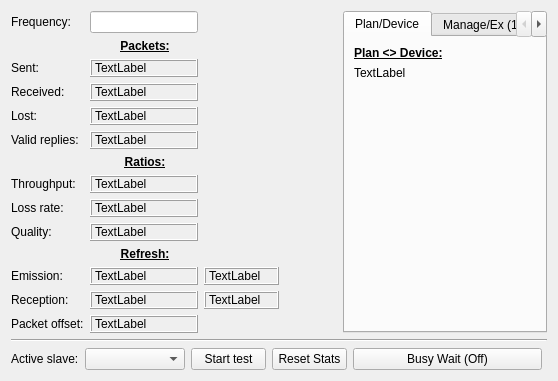
<?xml version="1.0" encoding="UTF-8"?>
<ui version="4.0">
 <class>W_CommTest</class>
 <widget class="QWidget" name="W_CommTest">
  <property name="geometry">
   <rect>
    <x>0</x>
    <y>0</y>
    <width>558</width>
    <height>369</height>
   </rect>
  </property>
  <property name="windowTitle">
   <string>Form</string>
  </property>
  <layout class="QVBoxLayout" name="verticalLayout">
   <item>
    <layout class="QHBoxLayout" name="horizontalLayout">
     <item>
      <layout class="QGridLayout" name="gridLayout_5" columnstretch="1,0,0">
       <item row="9" column="1">
        <widget class="QLabel" name="labelQuality">
         <property name="minimumSize">
          <size>
           <width>75</width>
           <height>0</height>
          </size>
         </property>
         <property name="maximumSize">
          <size>
           <width>16777215</width>
           <height>16777215</height>
          </size>
         </property>
         <property name="frameShape">
          <enum>QFrame::Box</enum>
         </property>
         <property name="frameShadow">
          <enum>QFrame::Raised</enum>
         </property>
         <property name="text">
          <string>TextLabel</string>
         </property>
        </widget>
       </item>
       <item row="4" column="1">
        <widget class="QLabel" name="labelLostPackets">
         <property name="minimumSize">
          <size>
           <width>75</width>
           <height>0</height>
          </size>
         </property>
         <property name="maximumSize">
          <size>
           <width>16777215</width>
           <height>16777215</height>
          </size>
         </property>
         <property name="frameShape">
          <enum>QFrame::Box</enum>
         </property>
         <property name="frameShadow">
          <enum>QFrame::Raised</enum>
         </property>
         <property name="text">
          <string>TextLabel</string>
         </property>
        </widget>
       </item>
       <item row="5" column="0">
        <widget class="QLabel" name="label_5">
         <property name="text">
          <string>Valid replies:</string>
         </property>
        </widget>
       </item>
       <item row="5" column="1">
        <widget class="QLabel" name="labelGoodPackets">
         <property name="minimumSize">
          <size>
           <width>75</width>
           <height>0</height>
          </size>
         </property>
         <property name="maximumSize">
          <size>
           <width>16777215</width>
           <height>16777215</height>
          </size>
         </property>
         <property name="frameShape">
          <enum>QFrame::Box</enum>
         </property>
         <property name="frameShadow">
          <enum>QFrame::Raised</enum>
         </property>
         <property name="text">
          <string>TextLabel</string>
         </property>
        </widget>
       </item>
       <item row="7" column="0">
        <widget class="QLabel" name="label_6">
         <property name="toolTip">
          <string>&lt;html&gt;&lt;head/&gt;&lt;body&gt;&lt;p&gt;Received/Sent&lt;/p&gt;&lt;/body&gt;&lt;/html&gt;</string>
         </property>
         <property name="text">
          <string>Throughput:</string>
         </property>
        </widget>
       </item>
       <item row="8" column="0">
        <widget class="QLabel" name="label_7">
         <property name="toolTip">
          <string>&lt;html&gt;&lt;head/&gt;&lt;body&gt;&lt;p&gt;Lost/Sent&lt;/p&gt;&lt;/body&gt;&lt;/html&gt;</string>
         </property>
         <property name="text">
          <string>Loss rate:</string>
         </property>
        </widget>
       </item>
       <item row="2" column="0">
        <widget class="QLabel" name="label_3">
         <property name="text">
          <string>Sent:</string>
         </property>
        </widget>
       </item>
       <item row="11" column="1">
        <widget class="QLabel" name="label_rrSend">
         <property name="minimumSize">
          <size>
           <width>75</width>
           <height>0</height>
          </size>
         </property>
         <property name="maximumSize">
          <size>
           <width>16777215</width>
           <height>16777215</height>
          </size>
         </property>
         <property name="frameShape">
          <enum>QFrame::Box</enum>
         </property>
         <property name="frameShadow">
          <enum>QFrame::Raised</enum>
         </property>
         <property name="text">
          <string>TextLabel</string>
         </property>
        </widget>
       </item>
       <item row="12" column="1">
        <widget class="QLabel" name="label_rrReceive">
         <property name="minimumSize">
          <size>
           <width>75</width>
           <height>0</height>
          </size>
         </property>
         <property name="maximumSize">
          <size>
           <width>16777215</width>
           <height>16777215</height>
          </size>
         </property>
         <property name="frameShape">
          <enum>QFrame::Box</enum>
         </property>
         <property name="frameShadow">
          <enum>QFrame::Raised</enum>
         </property>
         <property name="text">
          <string>TextLabel</string>
         </property>
        </widget>
       </item>
       <item row="12" column="0">
        <widget class="QLabel" name="label_9">
         <property name="text">
          <string>Reception:</string>
         </property>
        </widget>
       </item>
       <item row="11" column="0">
        <widget class="QLabel" name="label_8">
         <property name="text">
          <string>Emission:</string>
         </property>
        </widget>
       </item>
       <item row="2" column="1">
        <widget class="QLabel" name="labelSentPackets">
         <property name="minimumSize">
          <size>
           <width>75</width>
           <height>0</height>
          </size>
         </property>
         <property name="maximumSize">
          <size>
           <width>16777215</width>
           <height>16777215</height>
          </size>
         </property>
         <property name="frameShape">
          <enum>QFrame::Box</enum>
         </property>
         <property name="frameShadow">
          <enum>QFrame::Raised</enum>
         </property>
         <property name="text">
          <string>TextLabel</string>
         </property>
        </widget>
       </item>
       <item row="0" column="1">
        <widget class="QLineEdit" name="lineEdit">
         <property name="sizePolicy">
          <sizepolicy hsizetype="Expanding" vsizetype="Preferred">
           <horstretch>0</horstretch>
           <verstretch>0</verstretch>
          </sizepolicy>
         </property>
         <property name="minimumSize">
          <size>
           <width>75</width>
           <height>0</height>
          </size>
         </property>
         <property name="maximumSize">
          <size>
           <width>16777215</width>
           <height>16777215</height>
          </size>
         </property>
        </widget>
       </item>
       <item row="8" column="1">
        <widget class="QLabel" name="labelLossRate">
         <property name="minimumSize">
          <size>
           <width>75</width>
           <height>0</height>
          </size>
         </property>
         <property name="maximumSize">
          <size>
           <width>16777215</width>
           <height>16777215</height>
          </size>
         </property>
         <property name="frameShape">
          <enum>QFrame::Box</enum>
         </property>
         <property name="frameShadow">
          <enum>QFrame::Raised</enum>
         </property>
         <property name="text">
          <string>TextLabel</string>
         </property>
        </widget>
       </item>
       <item row="13" column="0">
        <widget class="QLabel" name="label_10">
         <property name="text">
          <string>Packet offset:</string>
         </property>
        </widget>
       </item>
       <item row="0" column="0">
        <widget class="QLabel" name="label_2">
         <property name="text">
          <string>Frequency:</string>
         </property>
        </widget>
       </item>
       <item row="13" column="1">
        <widget class="QLabel" name="label_packetOffset">
         <property name="minimumSize">
          <size>
           <width>75</width>
           <height>0</height>
          </size>
         </property>
         <property name="maximumSize">
          <size>
           <width>16777215</width>
           <height>16777215</height>
          </size>
         </property>
         <property name="frameShape">
          <enum>QFrame::Box</enum>
         </property>
         <property name="frameShadow">
          <enum>QFrame::Raised</enum>
         </property>
         <property name="text">
          <string>TextLabel</string>
         </property>
        </widget>
       </item>
       <item row="4" column="0">
        <widget class="QLabel" name="label_12">
         <property name="text">
          <string>Lost:</string>
         </property>
        </widget>
       </item>
       <item row="7" column="1">
        <widget class="QLabel" name="labelThroughput">
         <property name="minimumSize">
          <size>
           <width>75</width>
           <height>0</height>
          </size>
         </property>
         <property name="maximumSize">
          <size>
           <width>16777215</width>
           <height>16777215</height>
          </size>
         </property>
         <property name="frameShape">
          <enum>QFrame::Box</enum>
         </property>
         <property name="frameShadow">
          <enum>QFrame::Raised</enum>
         </property>
         <property name="text">
          <string>TextLabel</string>
         </property>
        </widget>
       </item>
       <item row="3" column="0">
        <widget class="QLabel" name="label_4">
         <property name="text">
          <string>Received:</string>
         </property>
        </widget>
       </item>
       <item row="3" column="1">
        <widget class="QLabel" name="labelReceivedPackets">
         <property name="minimumSize">
          <size>
           <width>75</width>
           <height>0</height>
          </size>
         </property>
         <property name="maximumSize">
          <size>
           <width>16777215</width>
           <height>16777215</height>
          </size>
         </property>
         <property name="frameShape">
          <enum>QFrame::Box</enum>
         </property>
         <property name="frameShadow">
          <enum>QFrame::Raised</enum>
         </property>
         <property name="text">
          <string>TextLabel</string>
         </property>
        </widget>
       </item>
       <item row="9" column="0">
        <widget class="QLabel" name="label_16">
         <property name="toolTip">
          <string>&lt;html&gt;&lt;head/&gt;&lt;body&gt;&lt;p&gt;Received/Sent&lt;/p&gt;&lt;/body&gt;&lt;/html&gt;</string>
         </property>
         <property name="text">
          <string>Quality:</string>
         </property>
        </widget>
       </item>
       <item row="11" column="2">
        <widget class="QLabel" name="label_rrSend_Avg">
         <property name="minimumSize">
          <size>
           <width>75</width>
           <height>0</height>
          </size>
         </property>
         <property name="maximumSize">
          <size>
           <width>16777215</width>
           <height>16777215</height>
          </size>
         </property>
         <property name="frameShape">
          <enum>QFrame::Box</enum>
         </property>
         <property name="frameShadow">
          <enum>QFrame::Raised</enum>
         </property>
         <property name="text">
          <string>TextLabel</string>
         </property>
        </widget>
       </item>
       <item row="10" column="0" colspan="3">
        <widget class="QLabel" name="label_15">
         <property name="text">
          <string>&lt;html&gt;&lt;head/&gt;&lt;body&gt;&lt;p align=&quot;center&quot;&gt;&lt;span style=&quot; font-weight:600; text-decoration: underline;&quot;&gt;Refresh:&lt;/span&gt;&lt;/p&gt;&lt;/body&gt;&lt;/html&gt;</string>
         </property>
        </widget>
       </item>
       <item row="6" column="0" colspan="3">
        <widget class="QLabel" name="label_14">
         <property name="text">
          <string>&lt;html&gt;&lt;head/&gt;&lt;body&gt;&lt;p align=&quot;center&quot;&gt;&lt;span style=&quot; font-weight:600; text-decoration: underline;&quot;&gt;Ratios:&lt;/span&gt;&lt;/p&gt;&lt;/body&gt;&lt;/html&gt;</string>
         </property>
        </widget>
       </item>
       <item row="1" column="0" colspan="3">
        <widget class="QLabel" name="label_13">
         <property name="text">
          <string>&lt;html&gt;&lt;head/&gt;&lt;body&gt;&lt;p align=&quot;center&quot;&gt;&lt;span style=&quot; font-weight:600; text-decoration: underline;&quot;&gt;Packets:&lt;/span&gt;&lt;/p&gt;&lt;/body&gt;&lt;/html&gt;</string>
         </property>
        </widget>
       </item>
       <item row="12" column="2">
        <widget class="QLabel" name="label_rrReceive_Avg">
         <property name="minimumSize">
          <size>
           <width>75</width>
           <height>0</height>
          </size>
         </property>
         <property name="maximumSize">
          <size>
           <width>16777215</width>
           <height>16777215</height>
          </size>
         </property>
         <property name="frameShape">
          <enum>QFrame::Box</enum>
         </property>
         <property name="frameShadow">
          <enum>QFrame::Raised</enum>
         </property>
         <property name="text">
          <string>TextLabel</string>
         </property>
        </widget>
       </item>
      </layout>
     </item>
     <item>
      <spacer name="horizontalSpacer">
       <property name="orientation">
        <enum>Qt::Horizontal</enum>
       </property>
       <property name="sizeHint" stdset="0">
        <size>
         <width>5</width>
         <height>20</height>
        </size>
       </property>
      </spacer>
     </item>
     <item>
      <widget class="QTabWidget" name="tabWidget">
       <property name="tabShape">
        <enum>QTabWidget::Rounded</enum>
       </property>
       <property name="currentIndex">
        <number>0</number>
       </property>
       <widget class="QWidget" name="tab">
        <property name="sizePolicy">
         <sizepolicy hsizetype="Preferred" vsizetype="Preferred">
          <horstretch>0</horstretch>
          <verstretch>0</verstretch>
         </sizepolicy>
        </property>
        <attribute name="title">
         <string>Plan/Device</string>
        </attribute>
        <layout class="QGridLayout" name="gridLayout_3">
         <item row="0" column="0">
          <layout class="QGridLayout" name="gridLayout">
           <item row="0" column="0">
            <widget class="QLabel" name="label_128">
             <property name="minimumSize">
              <size>
               <width>60</width>
               <height>0</height>
              </size>
             </property>
             <property name="maximumSize">
              <size>
               <width>16777215</width>
               <height>16777215</height>
              </size>
             </property>
             <property name="text">
              <string>&lt;html&gt;&lt;head/&gt;&lt;body&gt;&lt;p&gt;&lt;span style=&quot; font-weight:600; text-decoration: underline;&quot;&gt;Plan &amp;lt;&amp;gt; Device:&lt;/span&gt;&lt;/p&gt;&lt;/body&gt;&lt;/html&gt;</string>
             </property>
            </widget>
           </item>
           <item row="1" column="0">
            <widget class="QLabel" name="label_info_tab1">
             <property name="text">
              <string>TextLabel</string>
             </property>
            </widget>
           </item>
          </layout>
         </item>
         <item row="2" column="0">
          <spacer name="verticalSpacer_2">
           <property name="orientation">
            <enum>Qt::Vertical</enum>
           </property>
           <property name="sizeHint" stdset="0">
            <size>
             <width>20</width>
             <height>40</height>
            </size>
           </property>
          </spacer>
         </item>
        </layout>
       </widget>
       <widget class="QWidget" name="tab_2">
        <attribute name="title">
         <string>Manage/Ex (1)</string>
        </attribute>
        <layout class="QGridLayout" name="gridLayout_7">
         <item row="0" column="0">
          <layout class="QGridLayout" name="gridLayout_6">
           <item row="1" column="0" colspan="2">
            <widget class="QLabel" name="label_info_tab2">
             <property name="text">
              <string>TextLabel</string>
             </property>
            </widget>
           </item>
           <item row="0" column="0" colspan="2">
            <widget class="QLabel" name="label_129">
             <property name="minimumSize">
              <size>
               <width>60</width>
               <height>0</height>
              </size>
             </property>
             <property name="maximumSize">
              <size>
               <width>16777215</width>
               <height>16777215</height>
              </size>
             </property>
             <property name="text">
              <string>&lt;html&gt;&lt;head/&gt;&lt;body&gt;&lt;p&gt;&lt;span style=&quot; font-weight:600; text-decoration: underline;&quot;&gt;Manage &amp;lt;&amp;gt; Execute (485):&lt;/span&gt;&lt;/p&gt;&lt;/body&gt;&lt;/html&gt;</string>
             </property>
            </widget>
           </item>
          </layout>
         </item>
         <item row="1" column="0">
          <spacer name="verticalSpacer_3">
           <property name="orientation">
            <enum>Qt::Vertical</enum>
           </property>
           <property name="sizeType">
            <enum>QSizePolicy::MinimumExpanding</enum>
           </property>
           <property name="sizeHint" stdset="0">
            <size>
             <width>5</width>
             <height>2</height>
            </size>
           </property>
          </spacer>
         </item>
        </layout>
       </widget>
       <widget class="QWidget" name="tab_3">
        <attribute name="title">
         <string>Many Ex</string>
        </attribute>
        <layout class="QVBoxLayout" name="verticalLayout_2">
         <item>
          <layout class="QGridLayout" name="gridLayout_8">
           <item row="1" column="0" colspan="2">
            <widget class="QLabel" name="label_info_tab3">
             <property name="text">
              <string>TextLabel</string>
             </property>
            </widget>
           </item>
           <item row="0" column="0" colspan="2">
            <widget class="QLabel" name="label_130">
             <property name="minimumSize">
              <size>
               <width>60</width>
               <height>0</height>
              </size>
             </property>
             <property name="maximumSize">
              <size>
               <width>16777215</width>
               <height>16777215</height>
              </size>
             </property>
             <property name="text">
              <string>&lt;html&gt;&lt;head/&gt;&lt;body&gt;&lt;p&gt;&lt;span style=&quot; font-weight:600; text-decoration: underline;&quot;&gt;Plan, Manage and 1-4 Ex:&lt;/span&gt;&lt;/p&gt;&lt;/body&gt;&lt;/html&gt;</string>
             </property>
            </widget>
           </item>
          </layout>
         </item>
         <item>
          <layout class="QGridLayout" name="gridLayout_2">
           <item row="0" column="0">
            <widget class="QLabel" name="label_11">
             <property name="text">
              <string>&lt;html&gt;&lt;head/&gt;&lt;body&gt;&lt;p&gt;&lt;span style=&quot; text-decoration: underline;&quot;&gt;Slave list:&lt;/span&gt;&lt;/p&gt;&lt;/body&gt;&lt;/html&gt;</string>
             </property>
            </widget>
           </item>
           <item row="1" column="0">
            <widget class="QCheckBox" name="cbSEX1">
             <property name="text">
              <string>Execute 1</string>
             </property>
            </widget>
           </item>
           <item row="2" column="0">
            <widget class="QCheckBox" name="cbSEX2">
             <property name="text">
              <string>Execute 2</string>
             </property>
            </widget>
           </item>
           <item row="3" column="0">
            <widget class="QCheckBox" name="cbSEX3">
             <property name="text">
              <string>Execute 3</string>
             </property>
            </widget>
           </item>
           <item row="4" column="0">
            <widget class="QCheckBox" name="cbSEX4">
             <property name="text">
              <string>Execute 4</string>
             </property>
            </widget>
           </item>
          </layout>
         </item>
        </layout>
       </widget>
      </widget>
     </item>
    </layout>
   </item>
   <item>
    <widget class="Line" name="line">
     <property name="orientation">
      <enum>Qt::Horizontal</enum>
     </property>
    </widget>
   </item>
   <item>
    <layout class="QHBoxLayout" name="horizontalLayout_2" stretch="0,1,1,1,3,0">
     <item>
      <widget class="QLabel" name="label">
       <property name="sizePolicy">
        <sizepolicy hsizetype="Preferred" vsizetype="Expanding">
         <horstretch>0</horstretch>
         <verstretch>0</verstretch>
        </sizepolicy>
       </property>
       <property name="maximumSize">
        <size>
         <width>16777215</width>
         <height>20</height>
        </size>
       </property>
       <property name="text">
        <string>Active slave:</string>
       </property>
      </widget>
     </item>
     <item>
      <widget class="QComboBox" name="comboBox_slave">
       <property name="sizePolicy">
        <sizepolicy hsizetype="Expanding" vsizetype="Expanding">
         <horstretch>0</horstretch>
         <verstretch>0</verstretch>
        </sizepolicy>
       </property>
       <property name="minimumSize">
        <size>
         <width>100</width>
         <height>0</height>
        </size>
       </property>
       <property name="maximumSize">
        <size>
         <width>16777215</width>
         <height>16777215</height>
        </size>
       </property>
      </widget>
     </item>
     <item>
      <widget class="QPushButton" name="pushButtonStartStop">
       <property name="sizePolicy">
        <sizepolicy hsizetype="Expanding" vsizetype="Expanding">
         <horstretch>0</horstretch>
         <verstretch>0</verstretch>
        </sizepolicy>
       </property>
       <property name="minimumSize">
        <size>
         <width>75</width>
         <height>0</height>
        </size>
       </property>
       <property name="maximumSize">
        <size>
         <width>16777215</width>
         <height>16777215</height>
        </size>
       </property>
       <property name="text">
        <string>Start test</string>
       </property>
      </widget>
     </item>
     <item>
      <widget class="QPushButton" name="pushButtonReset">
       <property name="sizePolicy">
        <sizepolicy hsizetype="Expanding" vsizetype="Expanding">
         <horstretch>0</horstretch>
         <verstretch>0</verstretch>
        </sizepolicy>
       </property>
       <property name="minimumSize">
        <size>
         <width>75</width>
         <height>0</height>
        </size>
       </property>
       <property name="maximumSize">
        <size>
         <width>16777215</width>
         <height>16777215</height>
        </size>
       </property>
       <property name="text">
        <string>Reset Stats</string>
       </property>
      </widget>
     </item>
     <item>
      <widget class="QPushButton" name="busyWaitButton">
       <property name="text">
        <string>Busy Wait (Off)</string>
       </property>
      </widget>
     </item>
     <item>
      <spacer name="horizontalSpacer_3">
       <property name="orientation">
        <enum>Qt::Horizontal</enum>
       </property>
       <property name="sizeHint" stdset="0">
        <size>
         <width>5</width>
         <height>5</height>
        </size>
       </property>
      </spacer>
     </item>
    </layout>
   </item>
  </layout>
 </widget>
 <resources/>
 <connections/>
</ui>
